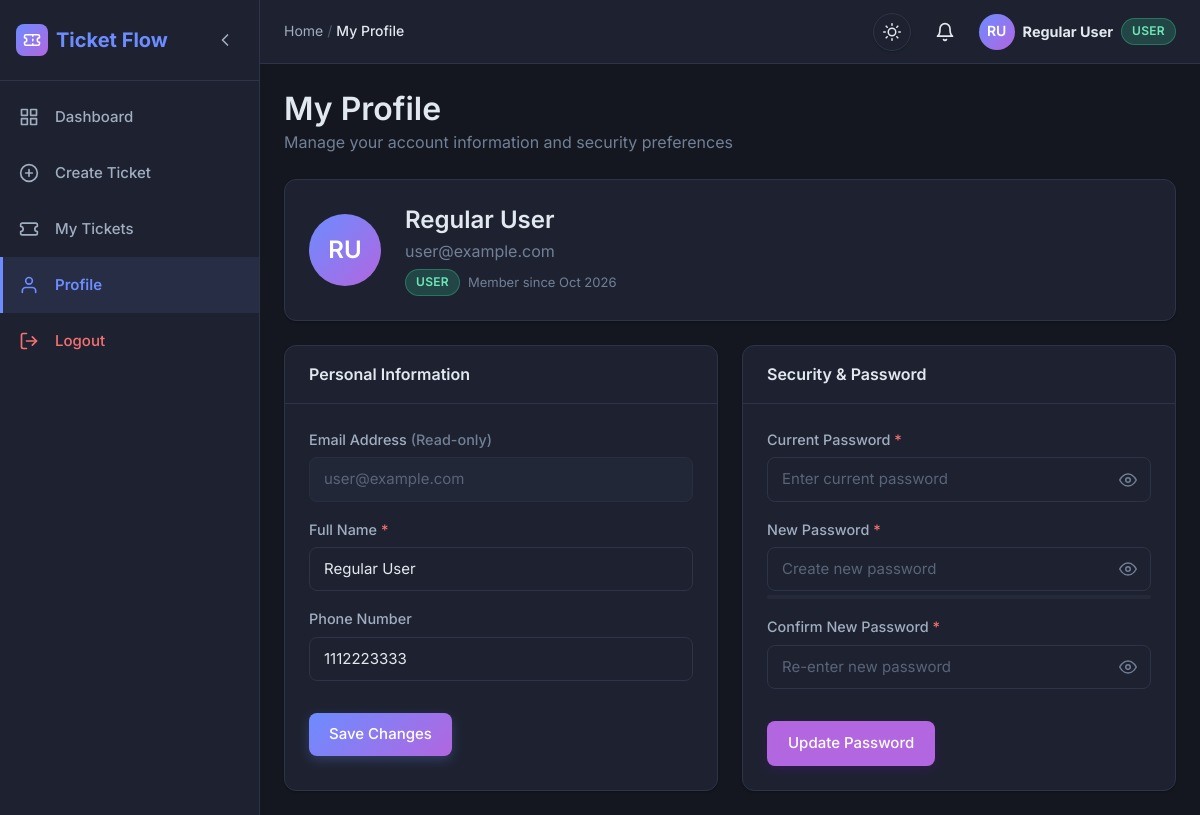
/user/profile.php (signed in), run on the app's committed database.
### tables this page shows
CREATE TABLE IF NOT EXISTS users (
    id INT AUTO_INCREMENT PRIMARY KEY,
    name VARCHAR(100) NOT NULL,
    email VARCHAR(100) NOT NULL UNIQUE,
    password VARCHAR(255) NOT NULL,
    role ENUM('user', 'staff', 'admin') DEFAULT 'user',
    phone VARCHAR(20),
    status ENUM('active', 'inactive') DEFAULT 'active',
    created_at TIMESTAMP DEFAULT CURRENT_TIMESTAMP,
    updated_at TIMESTAMP DEFAULT CURRENT_TIMESTAMP ON UPDATE CURRENT_TIMESTAMP
);

### includes/auth.php (called while the page is built, shortened)
<?php
function isLoggedIn() {
    return isset($_SESSION['user_id']);
}
function currentUser() {
    if (isLoggedIn()) {
        return [
            'id' => $_SESSION['user_id'],
            'name' => $_SESSION['user_name'],
            'email' => $_SESSION['user_email'],
            'role' => $_SESSION['role']
        ];
    }
    return null;
}
?>

### includes/notifications.php (called while the page is built, shortened)
<?php
function getUnreadNotificationCount($pdo, $userId) {
    try {
        $stmt = $pdo->prepare("SELECT COUNT(*) FROM notifications WHERE user_id = ? AND is_read = FALSE");
        $stmt->execute([$userId]);
        return (int) $stmt->fetchColumn();
    } catch (PDOException $e) {
        return 0;
    }
}
?>

### user/profile.php (the view, shortened to what this page needs)
<?php
require_once "../config/database.php";
require_once "../includes/auth.php";
$user_id = $_SESSION['user_id'];
try {
    $stmt = $pdo->prepare("SELECT name, email, phone, role, created_at FROM users WHERE id = :id");
    $stmt->bindParam(":id", $user_id);
    $stmt->execute();
    $userData = $stmt->fetch();
} catch (PDOException $e) {
    die("Error fetching profile.");
}
$pageTitle = "My Profile";
require_once "../includes/header.php";
?>
<div class="dashboard-wrapper">
    <?php require_once "../includes/sidebar.php"; ?>
    <div class="main-content">
        <?php require_once "../includes/navbar.php"; ?>
        <div class="dashboard-content">
            <div class="page-header">
                <div>
                    <h2>My Profile</h2>
                    <p class="text-muted mb-0">Manage your account information and security preferences</p>
                </div>
            </div>
            <div class="card" style="margin-bottom: var(--space-lg); padding: var(--space-lg);">
                <div style="display: flex; align-items: center; gap: var(--space-lg); flex-wrap: wrap;">
                    <div class="user-avatar" style="width: 72px; height: 72px; font-size: 1.5rem;">
                        <?= htmlspecialchars($initials) ?>
                    </div>
                    <div>
                        <h3 style="margin-bottom: var(--space-xs);"><?= htmlspecialchars($userData['name']) ?></h3>
                        <p class="text-muted" style="margin-bottom: var(--space-xs);"><?= htmlspecialchars($userData['email']) ?></p>
                        <div style="display: flex; gap: var(--space-sm); align-items: center;">
                            <span class="badge badge-role-<?= htmlspecialchars(strtolower($userData['role'])) ?>" style="text-transform: uppercase;">
                                <?= htmlspecialchars($userData['role']) ?>
                            </span>
                            <span class="text-muted" style="font-size: 0.8125rem;">
                                Member since <?= date('M Y', strtotime($userData['created_at'])) ?>
                            </span>
                        </div>
                    </div>
                </div>
            </div>
            <div class="profile-grid">
                <div class="card">
                    <div class="card-header">
                        <span style="font-weight: 600;">Personal Information</span>
                    </div>
                    <div class="card-body">
                        <form action="profile.php" method="POST">
                            <div class="form-group">
                                <label for="email">Email Address <span class="text-muted">(Read-only)</span></label>
                                <input type="email" id="email" class="form-control" value="<?= htmlspecialchars($userData['email']) ?>" disabled>
                            </div>
                            <div class="form-group">
                                <label for="name">Full Name <span class="text-danger">*</span></label>
                                <input type="text" id="name" name="name" class="form-control" value="<?= htmlspecialchars($userData['name']) ?>" required>
                            </div>
                            <div class="form-group">
                                <label for="phone">Phone Number</label>
                                <input type="tel" id="phone" name="phone" class="form-control" value="<?= htmlspecialchars($userData['phone']) ?>" placeholder="+1 234 567 8900">
                            </div>
                            <button type="submit" class="btn btn-primary btn-md" style="margin-top: var(--space-md);">Save Changes</button>
                        </form>
                    </div>
                </div>
                <div class="card">
                    <div class="card-header">
                        <span style="font-weight: 600;">Security & Password</span>
                    </div>
                    <div class="card-body">
                        <form action="profile.php" method="POST">
                            <div class="form-group">
                                <label for="current_password">Current Password <span class="text-danger">*</span></label>
                                <div class="input-group">
                                    <input type="password" id="current_password" name="current_password" class="form-control" required placeholder="Enter current password">
                                    <button type="button" class="password-toggle-btn" aria-label="Toggle password visibility"></button>
                                </div>
                            </div>
                            <div class="form-group">
                                <label for="new_password">New Password <span class="text-danger">*</span></label>
                                <div class="input-group">
                                    <input type="password" id="new_password" name="new_password" class="form-control" required placeholder="Create new password" data-strength-target="profilePasswordStrength">
                                    <button type="button" class="password-toggle-btn" aria-label="Toggle password visibility"></button>
                                </div>
                                <div class="password-strength" id="profilePasswordStrength">
                                </div>
                            </div>
                            <div class="form-group">
                                <label for="confirm_password">Confirm New Password <span class="text-danger">*</span></label>
                                <div class="input-group">
                                    <input type="password" id="confirm_password" name="confirm_password" class="form-control" required placeholder="Re-enter new password">
                                    <button type="button" class="password-toggle-btn" aria-label="Toggle password visibility"></button>
                                </div>
                            </div>
                            <button type="submit" class="btn btn-secondary btn-md" style="margin-top: var(--space-md);">Update Password</button>
                        </form>
                    </div>
                </div>
            </div>
        </div>
    </div>
</div>
<?php require_once "../includes/footer.php"; ?>

### includes/navbar.php (shortened to what this page needs)
<?php
require_once __DIR__ . "/notifications.php";
$user = currentUser();
$unread_count = 0;
if ($user) {
    $unread_count = getUnreadNotificationCount($pdo, $user['id']);
}
$name_parts = explode(" ", trim($user['name'] ?? 'User'));
$initials = strtoupper(substr($name_parts[0], 0, 1));
if (count($name_parts) > 1) {
    $initials .= strtoupper(substr(end($name_parts), 0, 1));
}
$currentTitle = isset($pageTitle) ? htmlspecialchars($pageTitle) : "Dashboard";
?>
<header class="topbar">
    <div class="topbar-left">
        <nav aria-label="Breadcrumb">
            <ol class="breadcrumb">
                <li><a href="dashboard.php">Home</a></li>
                <?php if ($currentTitle !== "Dashboard"): ?>
                    <li class="breadcrumb-separator" aria-hidden="true">/</li>
                    <li class="breadcrumb-current" aria-current="page"><?= $currentTitle ?></li>
                <?php endif; ?>
            </ol>
        </nav>
    </div>
    <div class="topbar-right">
        <button class="theme-toggle" id="themeToggle" onclick="toggleTheme()" title="Switch theme" aria-label="Switch theme" type="button">
            <span id="themeIcon" style="display:inline-flex;align-items:center;justify-content:center;transition:transform 0.3s ease,opacity 0.25s ease;"></span>
        </button>
        <a href="notifications.php" class="notif-bell-wrap" aria-label="Notifications<?= $unread_count > 0 ? ' (' . $unread_count . ' unread)' : '' ?>">
            <svg xmlns="http://www.w3.org/2000/svg" viewBox="0 0 24 24" fill="none" stroke="currentColor" stroke-width="2" stroke-linecap="round" stroke-linejoin="round" aria-hidden="true">
                <path d="M18 8A6 6 0 0 0 6 8c0 7-3 9-3 9h18s-3-2-3-9"/>
                <path d="M13.73 21a2 2 0 0 1-3.46 0"/>
            </svg>
        </a>
        <a href="profile.php" class="user-info" style="text-decoration:none;" title="View Profile">
            <div class="user-avatar" aria-hidden="true"><?= htmlspecialchars($initials) ?></div>
            <div class="user-info-text">
                <strong><?= htmlspecialchars($user['name']) ?></strong>
            </div>
            <span class="badge badge-role-<?= htmlspecialchars(strtolower($user['role'])) ?>" style="text-transform: uppercase;">
                <?= htmlspecialchars($user['role']) ?>
            </span>
        </a>
    </div>
</header>

### data on the page
users: name "RU", name "Regular User", role "USER", email "user@example.com", created_at "Oct 2026", phone "1112223333"

### other printed values
$currentTitle "My Profile"
